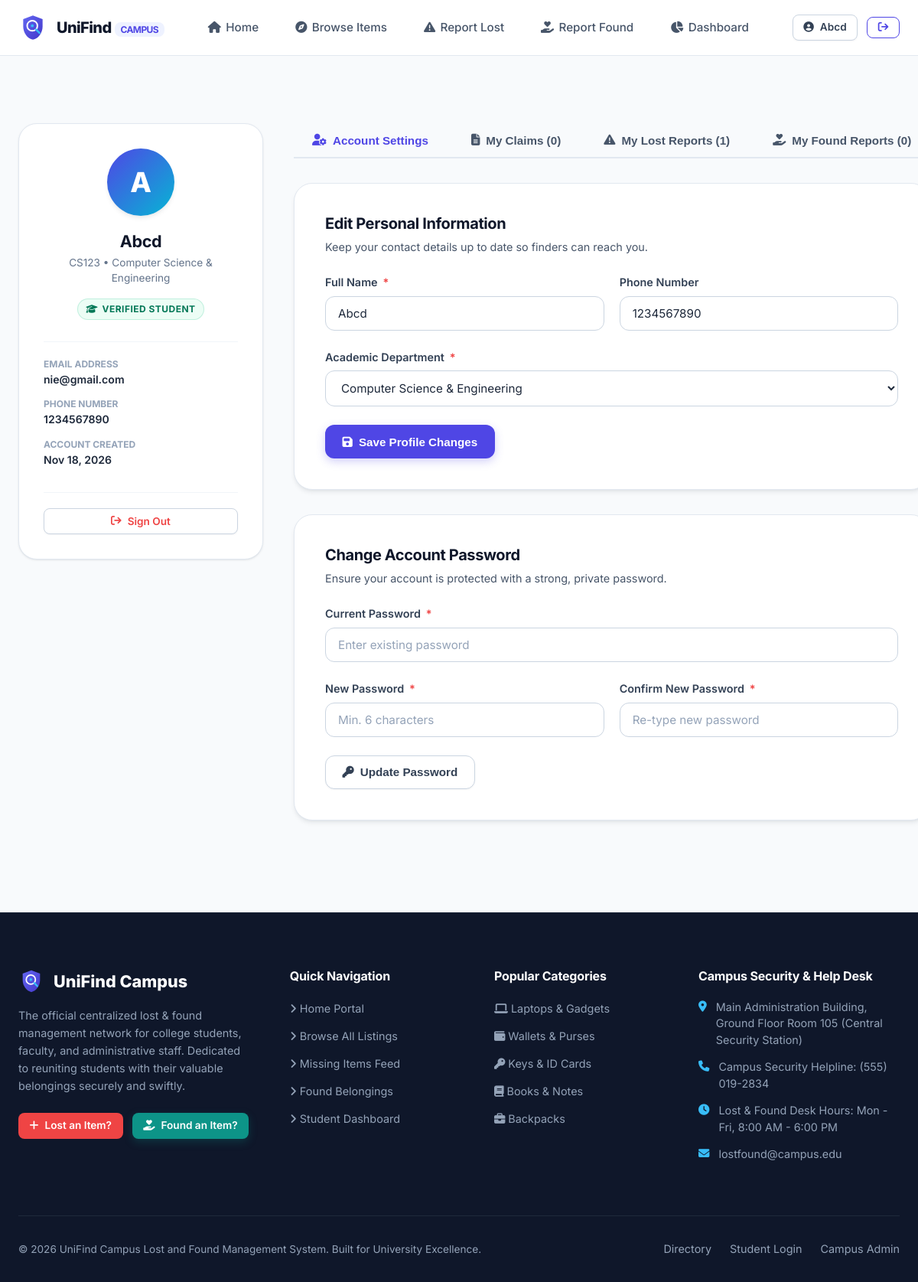
The app's page /profile (signed in) with its own data.
### tables this page shows
CREATE TABLE users (
            id INTEGER PRIMARY KEY AUTOINCREMENT,
            name TEXT NOT NULL,
            email TEXT UNIQUE NOT NULL,
            student_id TEXT UNIQUE NOT NULL,
            department TEXT NOT NULL,
            phone TEXT,
            password_hash TEXT NOT NULL,
            role TEXT DEFAULT 'student',
            created_at TIMESTAMP DEFAULT CURRENT_TIMESTAMP
        );

### routes/user.py (the view)
@user_bp.route('/profile')
@login_required
def profile():
    user_id = session['user_id']
    user = UserModel.get_by_id(user_id)
    if not user:
        return redirect(url_for('auth.login'))
    my_lost = ItemModel.get_by_user(user_id, item_type='lost')
    my_found = ItemModel.get_by_user(user_id, item_type='found')
    my_claims = ClaimModel.get_by_user(user_id)
    user_stats = StatsModel.get_user_stats(user_id)
    active_tab = request.args.get('tab', 'overview')
    return render_template(
        'profile.html',
        user=user,
        lost_items=my_lost,
        found_items=my_found,
        claims=my_claims,
        stats=user_stats,
        departments=Config.DEPARTMENTS,
        active_tab=active_tab
    )

### templates/profile.html (shortened to what this page needs)
{% extends "base.html" %}
{% block content %}
<div class="container" style="padding-top: 3rem; padding-bottom: 4rem;">
  <div style="display: grid; grid-template-columns: 320px 1fr; gap: 2.5rem; align-items: start;">
    <div>
      <div style="background: var(--white); border-radius: var(--radius-xl); border: 1px solid var(--slate-200); padding: 2rem; box-shadow: var(--shadow-sm); text-align: center;">
        <div style="width: 88px; height: 88px; border-radius: var(--radius-full); background: linear-gradient(135deg, var(--primary) 0%, #06b6d4 100%); color: var(--white); font-size: 2.25rem; font-weight: 800; display: inline-flex; align-items: center; justify-content: center; margin-bottom: 1.25rem; box-shadow: var(--shadow-md);">
          {{ user.name[0]|upper }}
        </div>
        <h2 style="font-size: 1.35rem; margin-bottom: 0.25rem; color: var(--slate-900);">{{ user.name }}</h2>
        <div style="font-size: 0.85rem; color: var(--slate-500); margin-bottom: 1rem;">
          {{ user.student_id }} &bull; {{ user.department }}
        </div>
        <div style="display: inline-block; margin-bottom: 1.75rem;">
          {% if user.role == 'admin' %}
            <span class="badge" style="background: #fdf2f8; color: #be185d; border: 1px solid #fbcfe8;">
              <i class="fa-solid fa-shield-halved"></i> Campus Administrator
            </span>
          {% else %}
            <span class="badge badge-success">
              <i class="fa-solid fa-graduation-cap"></i> Verified Student
            </span>
          {% endif %}
        </div>
        <div style="border-top: 1px solid var(--slate-100); padding-top: 1.25rem; text-align: left; display: flex; flex-direction: column; gap: 0.85rem; font-size: 0.88rem;">
          <div>
            <span style="color: var(--slate-400); display: block; font-size: 0.75rem; text-transform: uppercase; font-weight: 700;">Email Address</span>
            <span style="color: var(--slate-800); font-weight: 600;">{{ user.email }}</span>
          </div>
          <div>
            <span style="color: var(--slate-400); display: block; font-size: 0.75rem; text-transform: uppercase; font-weight: 700;">Phone Number</span>
            <span style="color: var(--slate-800); font-weight: 600;">{{ user.phone or 'Not provided' }}</span>
          </div>
          <div>
            <span style="color: var(--slate-400); display: block; font-size: 0.75rem; text-transform: uppercase; font-weight: 700;">Account Created</span>
            <span style="color: var(--slate-800); font-weight: 600;">{{ user.created_at|format_date }}</span>
          </div>
        </div>
        <div style="margin-top: 2rem; border-top: 1px solid var(--slate-100); padding-top: 1.25rem;">
          <a href="{{ url_for('auth.logout') }}" class="btn btn-secondary btn-sm" style="width: 100%; color: var(--danger);">
            <i class="fa-solid fa-arrow-right-from-bracket"></i> Sign Out
          </a>
        </div>
      </div>
    </div>
    <div>
      <div class="tabs-container">
        <div class="nav-tabs">
          <button class="tab-btn {% if active_tab == 'overview' %}active{% endif %}" data-tab="tab-overview">
            <i class="fa-solid fa-user-gear"></i> Account Settings
          </button>
          <button class="tab-btn {% if active_tab == 'claims' %}active{% endif %}" data-tab="tab-claims">
            <i class="fa-solid fa-file-lines"></i> My Claims ({{ claims|length }})
          </button>
          <button class="tab-btn {% if active_tab == 'lost' %}active{% endif %}" data-tab="tab-lost">
            <i class="fa-solid fa-triangle-exclamation"></i> My Lost Reports ({{ lost_items|length }})
          </button>
          <button class="tab-btn {% if active_tab == 'found' %}active{% endif %}" data-tab="tab-found">
            <i class="fa-solid fa-hand-holding-heart"></i> My Found Reports ({{ found_items|length }})
          </button>
        </div>
        <div id="tab-overview" class="tab-pane {% if active_tab == 'overview' %}active{% endif %}">
          <div class="form-card" style="margin-bottom: 2rem;">
            <h3 style="font-size: 1.25rem; margin-bottom: 0.35rem; color: var(--slate-900);">Edit Personal Information</h3>
            <p style="color: var(--slate-600); font-size: 0.9rem; margin-bottom: 1.5rem;">Keep your contact details up to date so finders can reach you.</p>
            <form method="POST" action="{{ url_for('user.update_profile') }}">
              <div class="form-row">
                <div class="form-group">
                  <label for="name" class="form-label">Full Name <span class="required">*</span></label>
                  <input type="text" id="name" name="name" class="form-control" value="{{ user.name }}" required>
                </div>
                <div class="form-group">
                  <label for="phone" class="form-label">Phone Number</label>
                  <input type="tel" id="phone" name="phone" class="form-control" value="{{ user.phone or '' }}" placeholder="(555) 123-4567">
                </div>
              </div>
              <div class="form-group">
                <label for="department" class="form-label">Academic Department <span class="required">*</span></label>
                <select id="department" name="department" class="form-control" required>
                  {% for dept in departments %}
                    <option value="{{ dept }}" {% if user.department == dept %}selected{% endif %}>{{ dept }}</option>
                  {% endfor %}
                </select>
              </div>
              <button type="submit" class="btn btn-primary">
                <i class="fa-solid fa-floppy-disk"></i> Save Profile Changes
              </button>
            </form>
          </div>
          <div class="form-card">
            <h3 style="font-size: 1.25rem; margin-bottom: 0.35rem; color: var(--slate-900);">Change Account Password</h3>
            <p style="color: var(--slate-600); font-size: 0.9rem; margin-bottom: 1.5rem;">Ensure your account is protected with a strong, private password.</p>
            <form method="POST" action="{{ url_for('user.change_password') }}">
              <div class="form-group">
                <label for="current_password" class="form-label">Current Password <span class="required">*</span></label>
                <input type="password" id="current_password" name="current_password" class="form-control" placeholder="Enter existing password" required>
              </div>
              <div class="form-row">
                <div class="form-group">
                  <label for="new_password" class="form-label">New Password <span class="required">*</span></label>
                  <input type="password" id="new_password" name="new_password" class="form-control" placeholder="Min. 6 characters" required minlength="6">
                </div>
                <div class="form-group">
                  <label for="confirm_password" class="form-label">Confirm New Password <span class="required">*</span></label>
                  <input type="password" id="confirm_password" name="confirm_password" class="form-control" placeholder="Re-type new password" required minlength="6">
                </div>
              </div>
              <button type="submit" class="btn btn-secondary">
                <i class="fa-solid fa-key"></i> Update Password
              </button>
            </form>
          </div>
        </div>
      </div>
    </div>
  </div>
</div>
{% endblock %}

### templates/base.html (shortened to what this page needs)
<!DOCTYPE html>
<html lang="en">
<head>
  <link rel="stylesheet" href="https://cdnjs.cloudflare.com/ajax/libs/font-awesome/6.5.1/css/all.min.css">
  <link rel="stylesheet" href="{{ url_for('static', filename='css/style.css') }}">
</head>
<body>
  <header class="site-header">
    <div class="container">
      <nav class="navbar">
        <a href="{{ url_for('index') }}" class="brand">
          <div class="brand-icon">
            <img src="{{ url_for('static', filename='images/logo.svg') }}" alt="Campus Lost & Found" width="38" height="38">
          </div>
          <span>UniFind<span class="brand-tag">Campus</span></span>
        </a>
        <ul class="nav-links">
          <li>
            <a href="{{ url_for('index') }}" class="nav-link {% if request.endpoint == 'index' %}active{% endif %}">
              <i class="fa-solid fa-house"></i> Home
            </a>
          </li>
          <li>
            <a href="{{ url_for('items.browse') }}" class="nav-link {% if request.endpoint == 'items.browse' %}active{% endif %}">
              <i class="fa-solid fa-compass"></i> Browse Items
            </a>
          </li>
          <li>
            <a href="{{ url_for('items.report_lost') }}" class="nav-link {% if request.endpoint == 'items.report_lost' %}active{% endif %}">
              <i class="fa-solid fa-triangle-exclamation"></i> Report Lost
            </a>
          </li>
          <li>
            <a href="{{ url_for('items.report_found') }}" class="nav-link {% if request.endpoint == 'items.report_found' %}active{% endif %}">
              <i class="fa-solid fa-hand-holding-heart"></i> Report Found
            </a>
          </li>
          {% if session.get('user_id') %}
            <li>
              <a href="{{ url_for('user.dashboard') }}" class="nav-link {% if request.endpoint == 'user.dashboard' %}active{% endif %}">
                <i class="fa-solid fa-chart-pie"></i> Dashboard
              </a>
            </li>
          {% endif %}
        </ul>
        <div class="nav-actions">
          {% if session.get('user_id') %}
            <div style="display: flex; align-items: center; gap: 0.75rem;">
              <a href="{{ url_for('user.profile') }}" class="btn btn-secondary btn-sm" title="My Profile">
                <i class="fa-solid fa-user-circle"></i>
                <span class="user-greeting-name">{{ session.get('user_name', 'Account').split()[0] }}</span>
              </a>
              <a href="{{ url_for('auth.logout') }}" class="btn btn-outline-primary btn-sm" title="Log Out">
                <i class="fa-solid fa-arrow-right-from-bracket"></i>
              </a>
            </div>
          {% endif %}
        </div>
      </nav>
    </div>
  </header>
  <main class="main-content">
    {% block content %}{% endblock %}
  </main>
  <footer class="site-footer">
    <div class="container">
      <div class="footer-grid">
        <div>
          <div class="footer-brand">
            <img src="{{ url_for('static', filename='images/logo.svg') }}" alt="Campus Lost & Found Logo" width="34" height="34">
            <span>UniFind Campus</span>
          </div>
          <p class="footer-desc">
            The official centralized lost & found management network for college students, faculty, and administrative staff. Dedicated to reuniting students with their valuable belongings securely and swiftly.
          </p>
          <div style="display: flex; gap: 0.75rem;">
            <a href="{{ url_for('items.report_lost') }}" class="btn btn-danger btn-sm">
              <i class="fa-solid fa-plus"></i> Lost an Item?
            </a>
            <a href="{{ url_for('items.report_found') }}" class="btn btn-teal btn-sm">
              <i class="fa-solid fa-hand-holding-heart"></i> Found an Item?
            </a>
          </div>
        </div>
        <div>
          <h4 class="footer-title">Quick Navigation</h4>
          <ul class="footer-links">
            <li><a href="{{ url_for('index') }}" class="footer-link"><i class="fa-solid fa-angle-right"></i> Home Portal</a></li>
            <li><a href="{{ url_for('items.browse') }}" class="footer-link"><i class="fa-solid fa-angle-right"></i> Browse All Listings</a></li>
            <li><a href="{{ url_for('items.browse', type='lost') }}" class="footer-link"><i class="fa-solid fa-angle-right"></i> Missing Items Feed</a></li>
            <li><a href="{{ url_for('items.browse', type='found') }}" class="footer-link"><i class="fa-solid fa-angle-right"></i> Found Belongings</a></li>
            <li><a href="{{ url_for('user.dashboard') }}" class="footer-link"><i class="fa-solid fa-angle-right"></i> Student Dashboard</a></li>
          </ul>
        </div>
        <div>
          <h4 class="footer-title">Popular Categories</h4>
          <ul class="footer-links">
            <li><a href="{{ url_for('items.browse', category='Electronics & Gadgets') }}" class="footer-link"><i class="fa-solid fa-laptop"></i> Laptops & Gadgets</a></li>
            <li><a href="{{ url_for('items.browse', category='Wallets & Purses') }}" class="footer-link"><i class="fa-solid fa-wallet"></i> Wallets & Purses</a></li>
            <li><a href="{{ url_for('items.browse', category='Keys & Access Cards') }}" class="footer-link"><i class="fa-solid fa-key"></i> Keys & ID Cards</a></li>
            <li><a href="{{ url_for('items.browse', category='Books & Stationery') }}" class="footer-link"><i class="fa-solid fa-book"></i> Books & Notes</a></li>
            <li><a href="{{ url_for('items.browse', category='Bags & Backpacks') }}" class="footer-link"><i class="fa-solid fa-briefcase"></i> Backpacks</a></li>
          </ul>
        </div>
        <div>
          <h4 class="footer-title">Campus Security & Help Desk</h4>
          <div class="footer-contact-item">
            <i class="fa-solid fa-location-dot" style="margin-top: 0.2rem; color: #38bdf8;"></i>
            <span>Main Administration Building, Ground Floor Room 105 (Central Security Station)</span>
          </div>
          <div class="footer-contact-item">
            <i class="fa-solid fa-phone" style="margin-top: 0.2rem; color: #38bdf8;"></i>
            <span>Campus Security Helpline: (555) 019-2834</span>
          </div>
          <div class="footer-contact-item">
            <i class="fa-solid fa-clock" style="margin-top: 0.2rem; color: #38bdf8;"></i>
            <span>Lost & Found Desk Hours: Mon - Fri, 8:00 AM - 6:00 PM</span>
          </div>
          <div class="footer-contact-item">
            <i class="fa-solid fa-envelope" style="margin-top: 0.2rem; color: #38bdf8;"></i>
            <span>lostfound@campus.edu</span>
          </div>
        </div>
      </div>
      <div class="footer-bottom">
        <div>
          &copy; {{ current_year }} UniFind Campus Lost and Found Management System. Built for University Excellence.
        </div>
        <div style="display: flex; gap: 1.5rem;">
          <a href="{{ url_for('items.browse') }}" class="footer-link">Directory</a>
          <a href="{{ url_for('auth.login') }}" class="footer-link">Student Login</a>
          <a href="{{ url_for('admin.dashboard') }}" class="footer-link">Campus Admin</a>
        </div>
      </div>
    </div>
  </footer>
</body>
</html>

### records on screen
users: get "Abcd", name "A", name "Abcd", student_id "CS123", department "Computer Science & Engineering", email "nie@gmail.com", phone "1234567890", created_at "Nov 18, 2026"

### other values on screen
{{ claims|length }} "0"
{{ lost_items|length }} "1"
{{ found_items|length }} "0"
